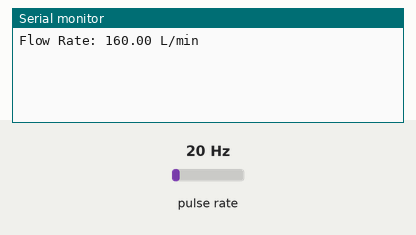
This sketch was run on a simulated ESP32. Shown: the last lines printed to the serial monitor. Wiring (inferred from the names in the program): pulse sensor: data GPIO 33. Inputs (shaded band) come from the test bench; at power-on: pulse rate 20 Hz.

Above: at 1.2 s.
1.3 s: pulse rate (sensor on GPIO 33) set to 4 Hz
At 2.6 s:
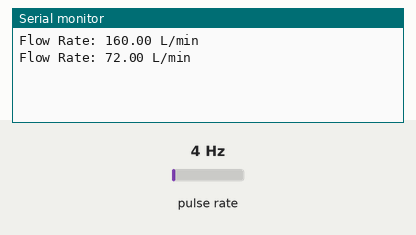
2.8 s: pulse rate (sensor on GPIO 33) set to 50 Hz
At 3.8 s:
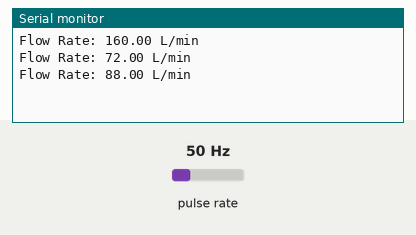
Timing chart, 0 to 5.8 s (numbered marks = the images above; inputs shaded):
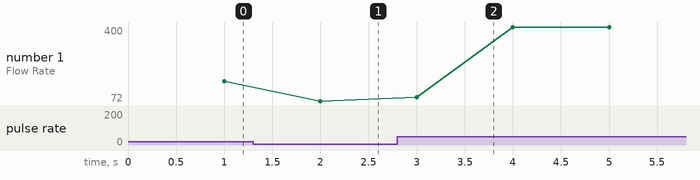

The sketch:

waterflowsensor.ino
```cpp
 const int flowSensorPin = 33; // Replace with the GPIO pin you are using

   volatile int flowCount = 0;
   unsigned long lastMillis = 0;
   float flowRate = 0.0;

   void IRAM_ATTR pulseCounter() {
     flowCount++;
   }

   void setup() {
     pinMode(flowSensorPin, INPUT_PULLUP);
     attachInterrupt(digitalPinToInterrupt(flowSensorPin), pulseCounter, RISING);
     Serial.begin(115200);
   }

   void loop() {
     unsigned long currentMillis = millis();

     if (currentMillis - lastMillis >= 1000) { // Update every 1 second
       detachInterrupt(digitalPinToInterrupt(flowSensorPin)); // Disable interrupts
       flowRate = (float)flowCount * 60.0 / 7.5; // Calculate flow rate (adjust the divisor based on your sensor's specifications)
       flowCount = 0;
       lastMillis = currentMillis;
       attachInterrupt(digitalPinToInterrupt(flowSensorPin), pulseCounter, RISING); // Re-enable interrupts
 Serial.print("Flow Rate: ");
       Serial.print(flowRate);
       Serial.println(" L/min");
     }
   }
```

Measured:
- after the input at 1.3 s, the serial monitor: prints a new line after 0.70 s (image 1)
- after the input at 2.8 s, the serial monitor: prints a new line after 0.20 s (image 2)
- plotted number 1: 160 → 72 after the input at 1.3 s, 72 → 400 after the input at 2.8 s
